Frame 1 (no input): blank canvas, image omitted
Frame 60 (no input): blank canvas, image omitted
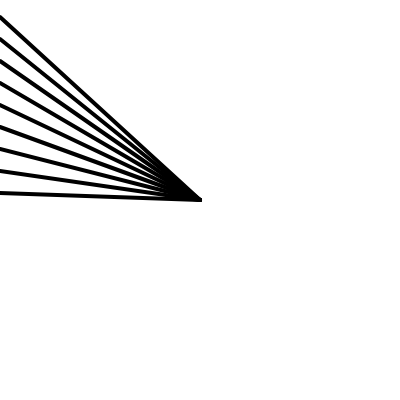
Frame 120 (the mouse pressed at the canvas centre since frame 60)

The p5.js sketch whose frames 1 and 60 were blank and that drew this single picture after the mouse press (run headless with seeded random() and noise() and a simulated clock; from frame 60 on, the mouse is pressed at the canvas centre):

// p5.js sketch
// ── sketch.js
//
//Mouse lines Code Extract
//
function setup() {
  createCanvas(400, 400);
  strokeWeight(4);
}
function draw() {
  background(255);
  for(i = 17; i < mouseY; i = i + 22){
    line(0, i, mouseX, mouseY);
  }
}
